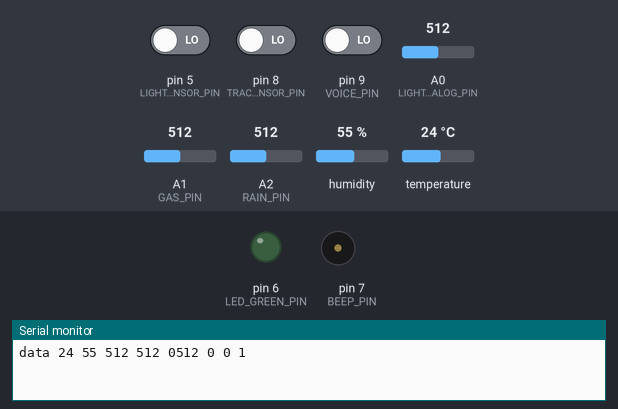
This sketch was run on a simulated Arduino Uno, built with avr-gcc and run on an emulated ATmega328P. On the bench: output pins drawn as LEDs (lit = HIGH), buzzer (waves = sounding, pin HIGH), the last lines printed to the serial monitor. The inputs (shaded band) are chosen by the test bench; at power-on: A2 (RAIN_PIN) = 512, pin 5 (LIGHTSENSOR_PIN) LOW, A1 (GAS_PIN) = 512, pin 8 (TRACKSENSOR_PIN) LOW, pin 9 (VOICE_PIN) LOW, A0 (LIGHTSENSOR_ANALOG_PIN) = 512, humidity 55 %, temperature 24 °C.

Above: at 1.2 s.
1.3 s: A2 (RAIN_PIN) set to 785
2.8 s: A2 (RAIN_PIN) set to 814
At 4.0 s:
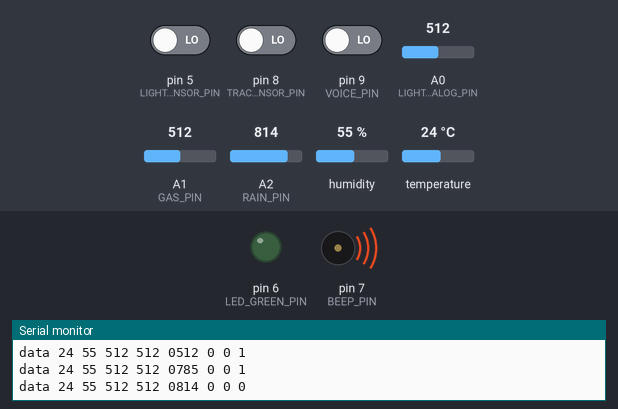
4.3 s: pin 5 (LIGHTSENSOR_PIN) driven HIGH
At 4.8 s:
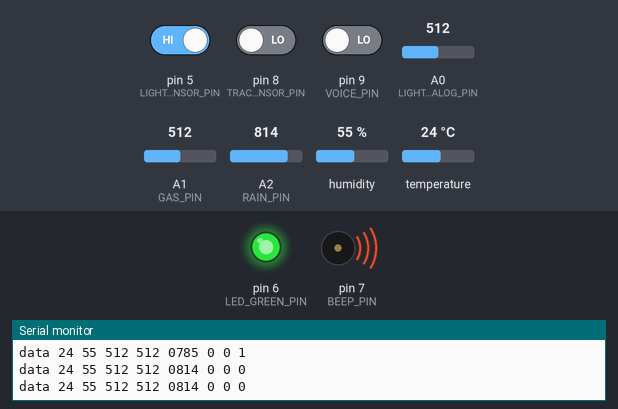
5.8 s: A1 (GAS_PIN) set to 589
7.3 s: A1 (GAS_PIN) set to 615
At 8.0 s:
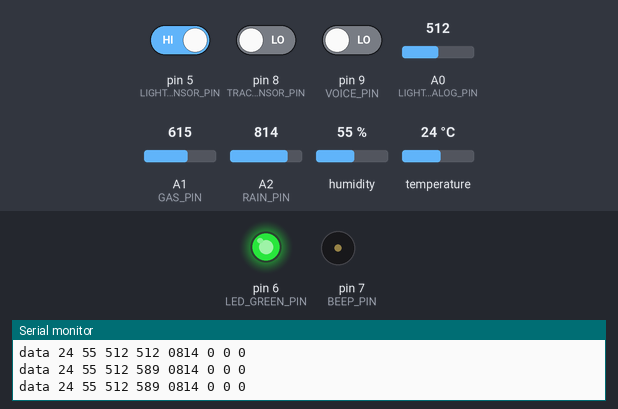
8.8 s: A1 (GAS_PIN) set to 590
At 9.4 s:
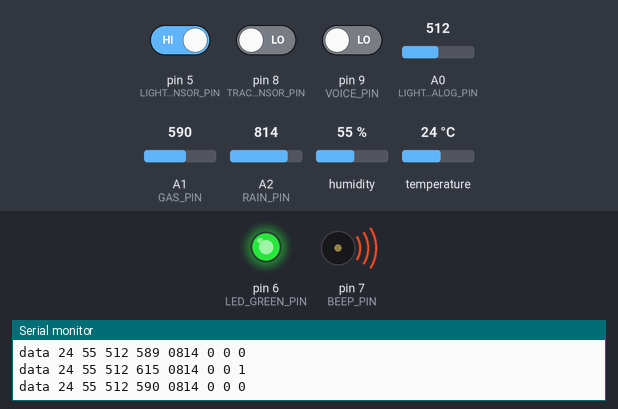
Timing chart, 0 to 11.3 s (numbered marks = the images above; inputs shaded):
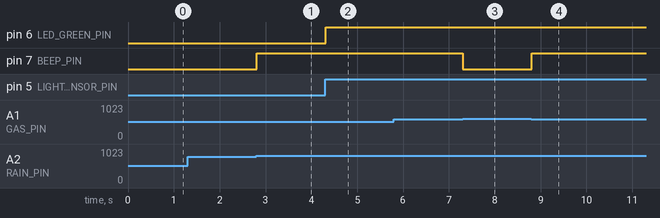

The sketch:

ard_code.ino
```cpp
#include <dht11.h>
#include <MsTimer2.h>
#define DHT11_PIN 4
#define LIGHTSENSOR_PIN 5
#define LED_GREEN_PIN 6
#define BEEP_PIN 7
#define TRACKSENSOR_PIN 8
#define LIGHTSENSOR_ANALOG_PIN A0
#define VOICE_PIN 9
#define GAS_PIN A1
#define RAIN_PIN A2

dht11 DHT;
int chk, temp, humidity, alert_flag, light, voice, track, gas, rain;

void setup() {
  Serial.begin(9600);
  pinMode(LIGHTSENSOR_PIN, INPUT);
  pinMode(TRACKSENSOR_PIN, INPUT);
  pinMode(LED_GREEN_PIN, OUTPUT);
  pinMode(BEEP_PIN, OUTPUT);
  pinMode(LIGHTSENSOR_ANALOG_PIN, INPUT);
  pinMode(VOICE_PIN, INPUT);
  pinMode(GAS_PIN, INPUT);
  pinMode(RAIN_PIN, INPUT);
  MsTimer2::set(1000, update);
  MsTimer2::start();
}

void loop() {
  chk = DHT.read(DHT11_PIN); // READ DATA
  temp = DHT.temperature;
  humidity = DHT.humidity;
  alert_flag = 0;
  light = analogRead(LIGHTSENSOR_ANALOG_PIN);
  voice = digitalRead(VOICE_PIN);
  track = digitalRead(TRACKSENSOR_PIN);
  gas = analogRead(GAS_PIN);
  rain = analogRead(RAIN_PIN);

  if (digitalRead(LIGHTSENSOR_PIN)) {
    digitalWrite(LED_GREEN_PIN, HIGH);
  }
  else {
    digitalWrite(LED_GREEN_PIN, LOW);
    digitalWrite(BEEP_PIN, HIGH);
  }

  if (track or voice or gas > 600 or rain < 800) {
    alert_flag = 1;
  }

  if (alert_flag) {
    digitalWrite(BEEP_PIN, LOW);
  }
  else {
    digitalWrite(BEEP_PIN, HIGH);
  }
}

void update() {
  Serial.print("data");
  Serial.print(' ');

  Serial.print(temp);
  Serial.print(' ');

  Serial.print(humidity);
  Serial.print(' ');

  if (light < 100) {
    Serial.print(0);
  };
  Serial.print(light);
  Serial.print(' ');

  Serial.print(gas);
  Serial.print(' ');

  if (rain < 1000) {
    Serial.print(0);
  };
  Serial.print(rain);
  Serial.print(' ');

  Serial.print(voice);
  Serial.print(' ');

  Serial.print(track);
  Serial.print(' ');

  Serial.println(alert_flag);
}
```

Measured:
- the behaviour switches between 799 and 800 on A2 (RAIN_PIN) (found by bisection; images 0 and 1)
- the behaviour switches between 600 and 601 on A1 (GAS_PIN) (found by bisection; images 2 and 3)
- after the input at 2.8 s, pin 7 (BEEP_PIN): LOW → HIGH at once
- after the input at 4.3 s, pin 6 (LED_GREEN_PIN): LOW → HIGH at once
- after the input at 7.3 s, pin 7 (BEEP_PIN): HIGH → LOW at once
- after the input at 8.8 s, pin 7 (BEEP_PIN): LOW → HIGH at once
